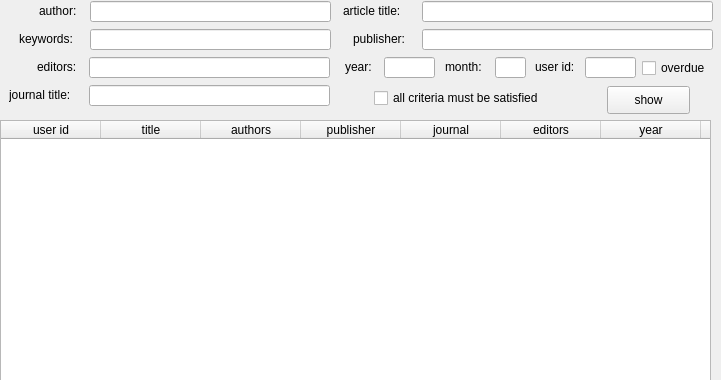
         <widget class="QWidget" name="page_2">
          <property name="geometry">
           <rect>
            <x>0</x>
            <y>0</y>
            <width>721</width>
            <height>380</height>
           </rect>
          </property>
          <attribute name="label">
           <string>articles</string>
          </attribute>
          <widget class="QCheckBox" name="checkbox_criteria_checked_out_articles">
           <property name="geometry">
            <rect>
             <x>374</x>
             <y>85</y>
             <width>201</width>
             <height>26</height>
            </rect>
           </property>
           <property name="text">
            <string>all criteria must be satisfied</string>
           </property>
          </widget>
          <widget class="QLabel" name="label_41">
           <property name="geometry">
            <rect>
             <x>445</x>
             <y>57</y>
             <width>51</width>
             <height>20</height>
            </rect>
           </property>
           <property name="text">
            <string>month:</string>
           </property>
          </widget>
          <widget class="QLineEdit" name="line_year_checked_out_articles">
           <property name="geometry">
            <rect>
             <x>384</x>
             <y>57</y>
             <width>51</width>
             <height>21</height>
            </rect>
           </property>
           <property name="inputMask">
            <string>9999</string>
           </property>
           <property name="text">
            <string/>
           </property>
          </widget>
          <widget class="QLabel" name="label_42">
           <property name="geometry">
            <rect>
             <x>19</x>
             <y>29</y>
             <width>71</width>
             <height>20</height>
            </rect>
           </property>
           <property name="text">
            <string>keywords:</string>
           </property>
          </widget>
          <widget class="QLineEdit" name="line_authors_checked_out_articles">
           <property name="geometry">
            <rect>
             <x>90</x>
             <y>1</y>
             <width>241</width>
             <height>21</height>
            </rect>
           </property>
          </widget>
          <widget class="QLineEdit" name="line_month_checked_out_articles">
           <property name="geometry">
            <rect>
             <x>495</x>
             <y>57</y>
             <width>31</width>
             <height>21</height>
            </rect>
           </property>
           <property name="inputMask">
            <string>9999</string>
           </property>
           <property name="text">
            <string/>
           </property>
          </widget>
          <widget class="QLabel" name="label_43">
           <property name="geometry">
            <rect>
             <x>37</x>
             <y>57</y>
             <width>51</width>
             <height>20</height>
            </rect>
           </property>
           <property name="text">
            <string>editors:</string>
           </property>
          </widget>
          <widget class="QLineEdit" name="line_editors_checked_out_articles">
           <property name="geometry">
            <rect>
             <x>89</x>
             <y>57</y>
             <width>241</width>
             <height>21</height>
            </rect>
           </property>
          </widget>
          <widget class="QLabel" name="label_44">
           <property name="geometry">
            <rect>
             <x>353</x>
             <y>29</y>
             <width>61</width>
             <height>20</height>
            </rect>
           </property>
           <property name="text">
            <string>publisher:</string>
           </property>
          </widget>
          <widget class="QLineEdit" name="line_keywords_checked_out_articles">
           <property name="geometry">
            <rect>
             <x>90</x>
             <y>29</y>
             <width>241</width>
             <height>21</height>
            </rect>
           </property>
          </widget>
          <widget class="QLineEdit" name="line_journal_checked_out_articles">
           <property name="geometry">
            <rect>
             <x>89</x>
             <y>85</y>
             <width>241</width>
             <height>21</height>
            </rect>
           </property>
          </widget>
          <widget class="QLabel" name="label_45">
           <property name="geometry">
            <rect>
             <x>343</x>
             <y>1</y>
             <width>71</width>
             <height>20</height>
            </rect>
           </property>
           <property name="text">
            <string>article title:</string>
           </property>
          </widget>
          <widget class="QLineEdit" name="line_publisher_checked_out_articles">
           <property name="geometry">
            <rect>
             <x>422</x>
             <y>29</y>
             <width>291</width>
             <height>21</height>
            </rect>
           </property>
          </widget>
          <widget class="QLabel" name="label_46">
           <property name="geometry">
            <rect>
             <x>345</x>
             <y>57</y>
             <width>31</width>
             <height>20</height>
            </rect>
           </property>
           <property name="text">
            <string>year:</string>
           </property>
          </widget>
          <widget class="QLabel" name="label_47">
           <property name="geometry">
            <rect>
             <x>39</x>
             <y>1</y>
             <width>51</width>
             <height>20</height>
            </rect>
           </property>
           <property name="text">
            <string>author:</string>
           </property>
          </widget>
          <widget class="QLineEdit" name="line_title_checked_out_articles">
           <property name="geometry">
            <rect>
             <x>422</x>
             <y>1</y>
             <width>291</width>
             <height>21</height>
            </rect>
           </property>
          </widget>
          <widget class="QLabel" name="label_48">
           <property name="geometry">
            <rect>
             <x>9</x>
             <y>85</y>
             <width>81</width>
             <height>20</height>
            </rect>
           </property>
           <property name="text">
            <string>journal title:</string>
           </property>
          </widget>
          <widget class="QLabel" name="label_49">
           <property name="geometry">
            <rect>
             <x>535</x>
             <y>57</y>
             <width>51</width>
             <height>20</height>
            </rect>
           </property>
           <property name="text">
            <string>user id:</string>
           </property>
          </widget>
          <widget class="QLineEdit" name="line_user_id_checked_out_articles">
           <property name="geometry">
            <rect>
             <x>585</x>
             <y>57</y>
             <width>51</width>
             <height>21</height>
            </rect>
           </property>
           <property name="inputMask">
            <string>9999</string>
           </property>
           <property name="text">
            <string/>
           </property>
          </widget>
          <widget class="QCheckBox" name="checkbox_overdue_checked_out_articles">
           <property name="geometry">
            <rect>
             <x>642</x>
             <y>55</y>
             <width>81</width>
             <height>26</height>
            </rect>
           </property>
           <property name="text">
            <string>overdue</string>
           </property>
          </widget>
          <widget class="QPushButton" name="button_show_checked_out_articles">
           <property name="geometry">
            <rect>
             <x>607</x>
             <y>86</y>
             <width>83</width>
             <height>28</height>
            </rect>
           </property>
           <property name="text">
            <string>show</string>
           </property>
          </widget>
          <widget class="QTableWidget" name="table_checked_out_articles">
           <property name="geometry">
            <rect>
             <x>0</x>
             <y>120</y>
             <width>711</width>
             <height>321</height>
            </rect>
           </property>
           <column>
            <property name="text">
             <string>user id</string>
            </property>
           </column>
           <column>
            <property name="text">
             <string>title</string>
            </property>
           </column>
           <column>
            <property name="text">
             <string>authors</string>
            </property>
           </column>
           <column>
            <property name="text">
             <string>publisher</string>
            </property>
           </column>
           <column>
            <property name="text">
             <string>journal</string>
            </property>
           </column>
           <column>
            <property name="text">
             <string>editors</string>
            </property>
           </column>
           <column>
            <property name="text">
             <string>year</string>
            </property>
           </column>
           <column>
            <property name="text">
             <string>month</string>
            </property>
           </column>
           <column>
            <property name="text">
             <string>price</string>
            </property>
           </column>
           <column>
            <property name="text">
             <string>room</string>
            </property>
           </column>
           <column>
            <property name="text">
             <string>level</string>
            </property>
           </column>
           <column>
            <property name="text">
             <string>date checked out</string>
            </property>
           </column>
           <column>
            <property name="text">
             <string>date to return</string>
            </property>
           </column>
           <column>
            <property name="text">
             <string>fine</string>
            </property>
           </column>
          </widget>
         </widget>
